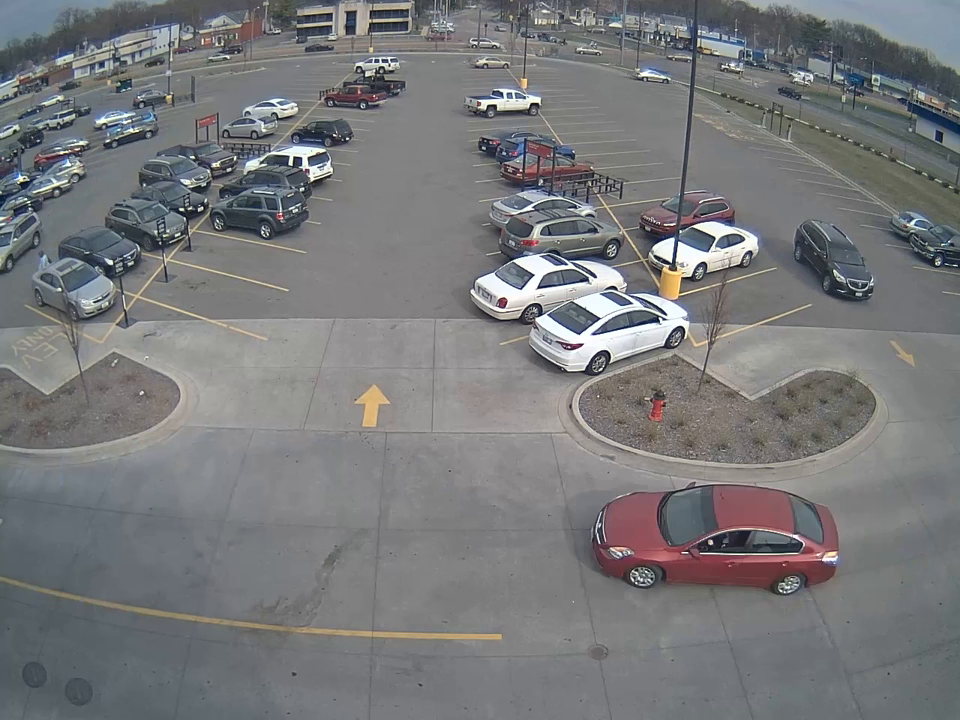
#> input picture frame 25 of parking 2.mp4, 960 x 720 px
$ python capTest.py
#> lines starting #> are read from the running program, lines starting #| are printed output that depends on the picture; after the words box and inside, x2 and y2 are one past the last pixel; in counts of white or black regions, pixels touching at a corner belong together
import cv2
import numpy as np

cap = cv2.VideoCapture('parking 2.mp4')
#first webcam= 0, video files specified
fgbg = cv2.createBackgroundSubtractorMOG2()

while(True):
       ret, frame = cap.read()
#> frame is the input picture: shape (720, 960, 3); mean B, G, R 122.3, 120.7, 119.9
       fgmask = fgbg.apply(frame)
#> fgmask: shape (720, 960); every value is 127

       grey = cv2.cvtColor(frame, cv2.COLOR_BGR2GRAY)
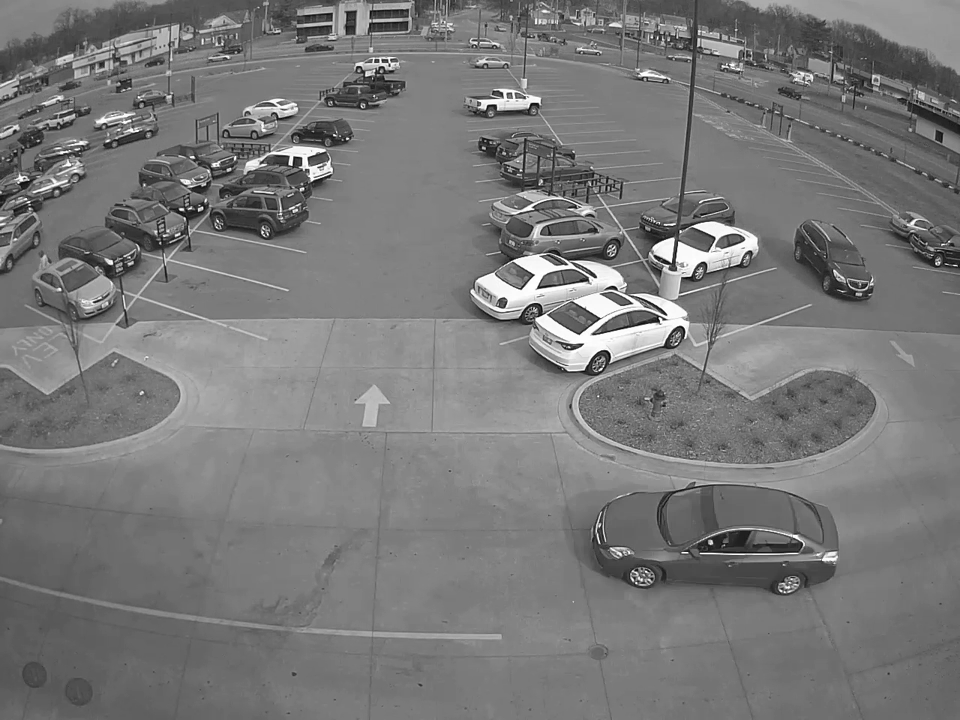
#> grey: shape (720, 960); min 2, max 255, mean 120.6
       font = cv2.FONT_HERSHEY_PLAIN
       cv2.putText(frame, 'Aztec Parking Guidance System', (400, 700), font, 2, (255, 255, 255), 2, cv2.LINE_AA)
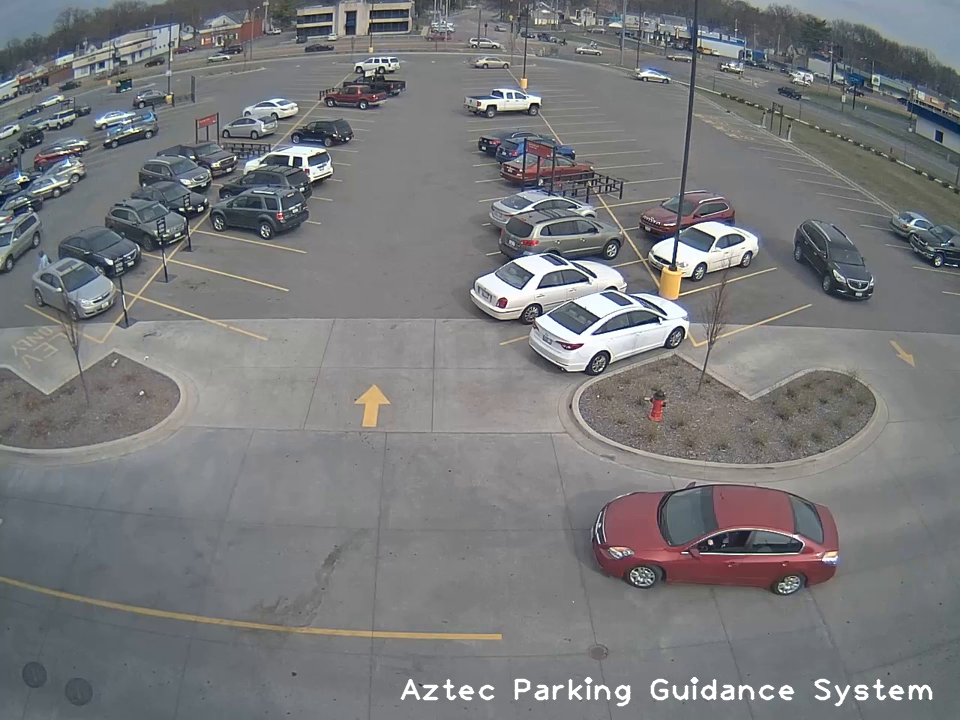
#> frame: shape (720, 960, 3); 0.74% of pixels changed, all inside (x1, y1, x2, y2) = (400, 677, 933, 707)

       cv2.imshow('nameFrame',fgmask)
    #  cv2.imshow('grey', grey)

       if cv2.waitKey(35) & 0xFF == ord('q'):
#> (key q is pressed here)
           break
cap.release()
cv2.destroyAllWindows

$ run again, starting later in the video
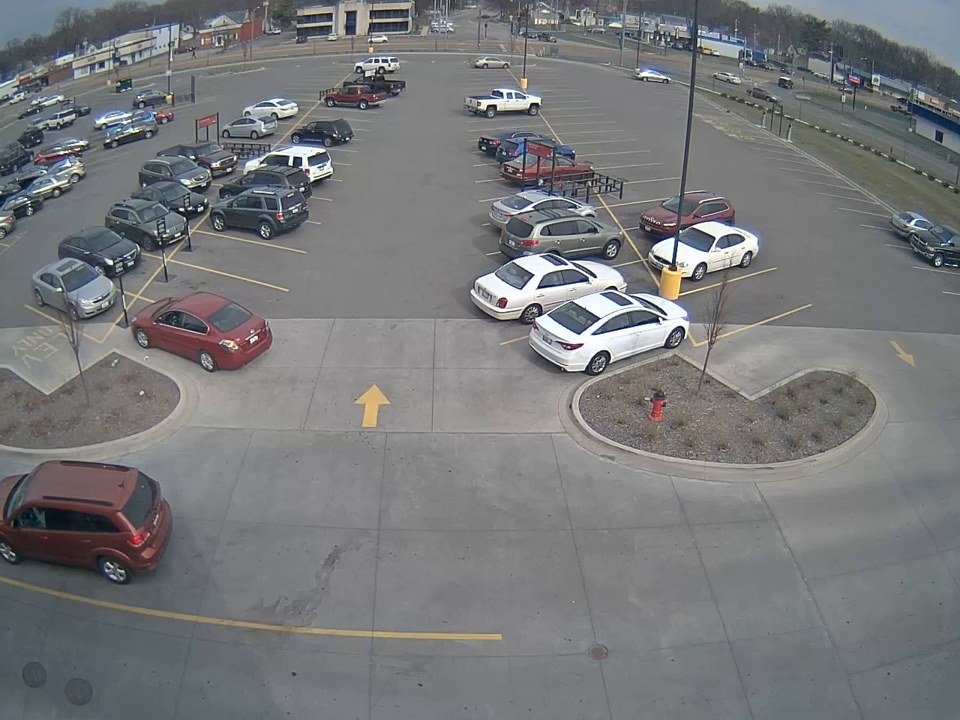
#> input picture frame 115 of parking 2.mp4, 960 x 720 px
#> frame is the input picture: shape (720, 960, 3); mean B, G, R 121.8, 120.2, 119
#> fgmask: shape (720, 960); every value is 127
#> `grey = cv2.cvtColor(frame, cv2.COLOR_BGR2GRAY)`:
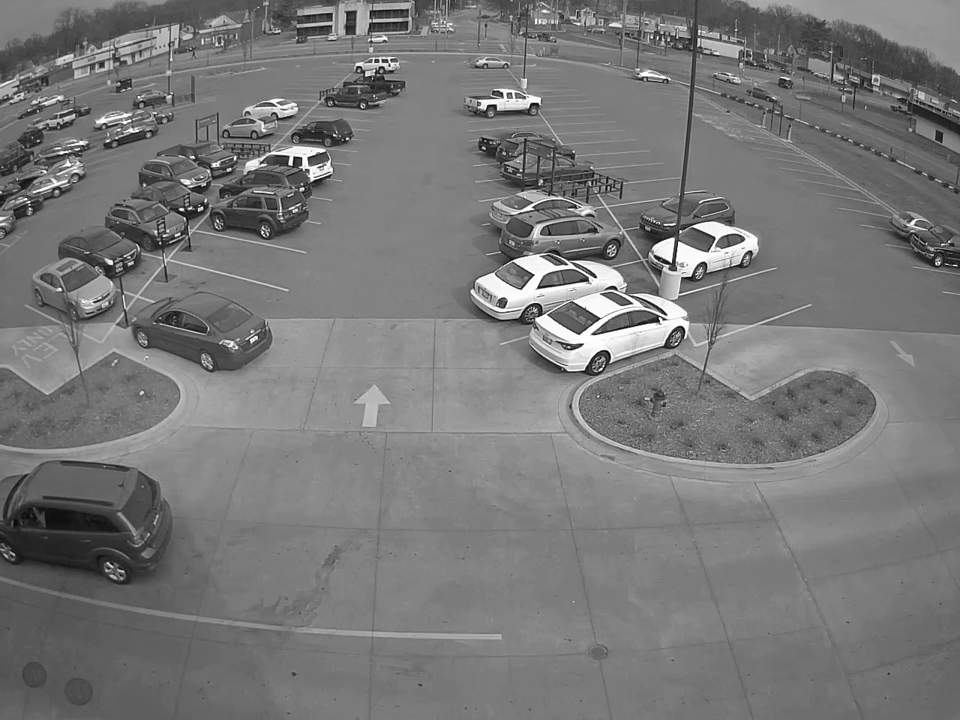
#> grey: shape (720, 960); min 1, max 255, mean 120
#> `cv2.putText(frame, 'Aztec Parking Guidance System', (400, 700), font, ..`:
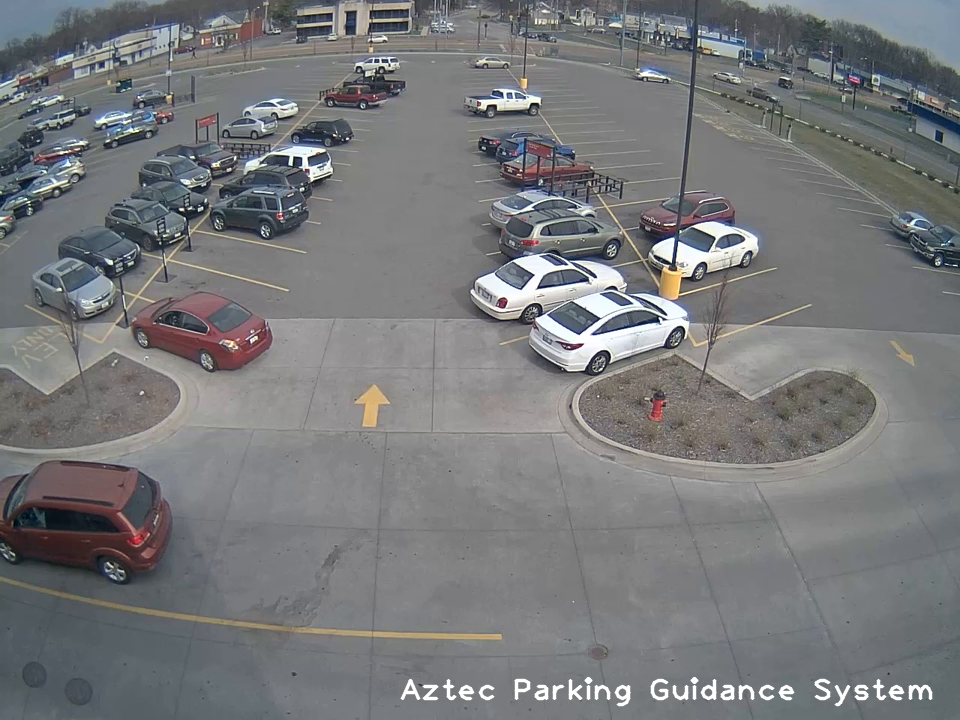
#> frame: shape (720, 960, 3); 0.74% of pixels changed, all inside (x1, y1, x2, y2) = (400, 677, 933, 707)

$ run again, starting later in the video
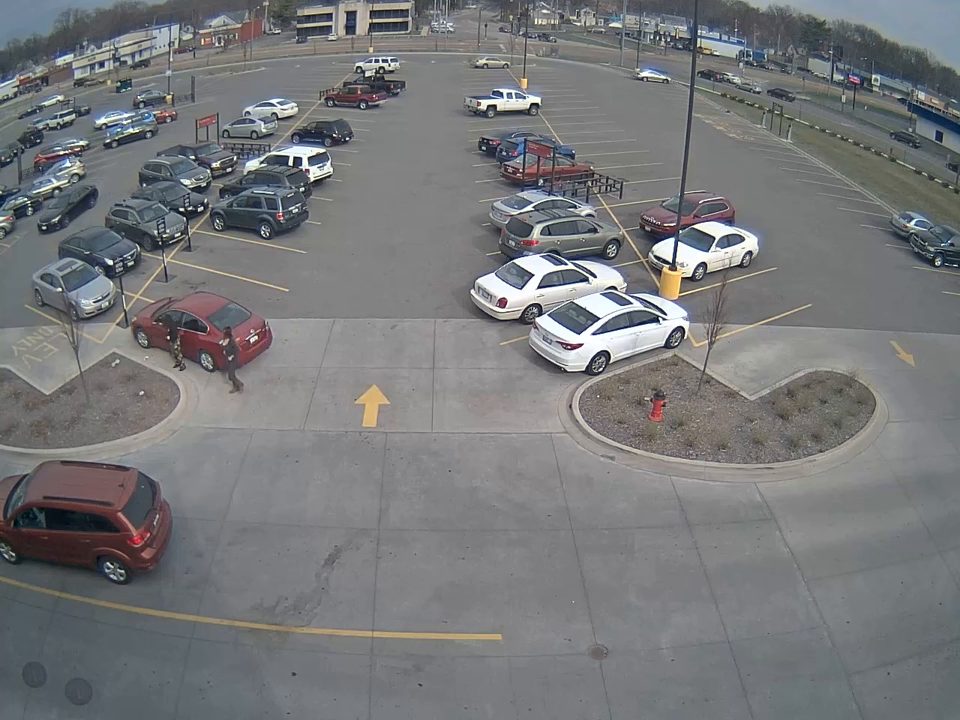
#> input picture frame 204 of parking 2.mp4, 960 x 720 px
#> frame is the input picture: shape (720, 960, 3); mean B, G, R 121.6, 120, 118.9
#> fgmask: shape (720, 960); every value is 127
#> `grey = cv2.cvtColor(frame, cv2.COLOR_BGR2GRAY)`:
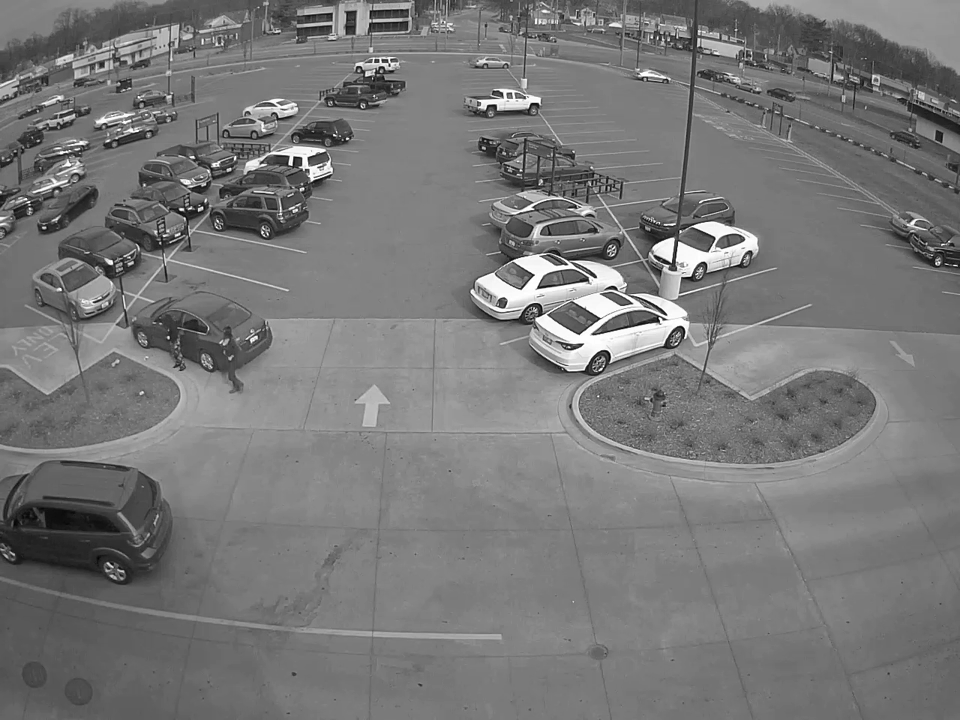
#> grey: shape (720, 960); min 2, max 255, mean 119.8
#> `cv2.putText(frame, 'Aztec Parking Guidance System', (400, 700), font, ..`:
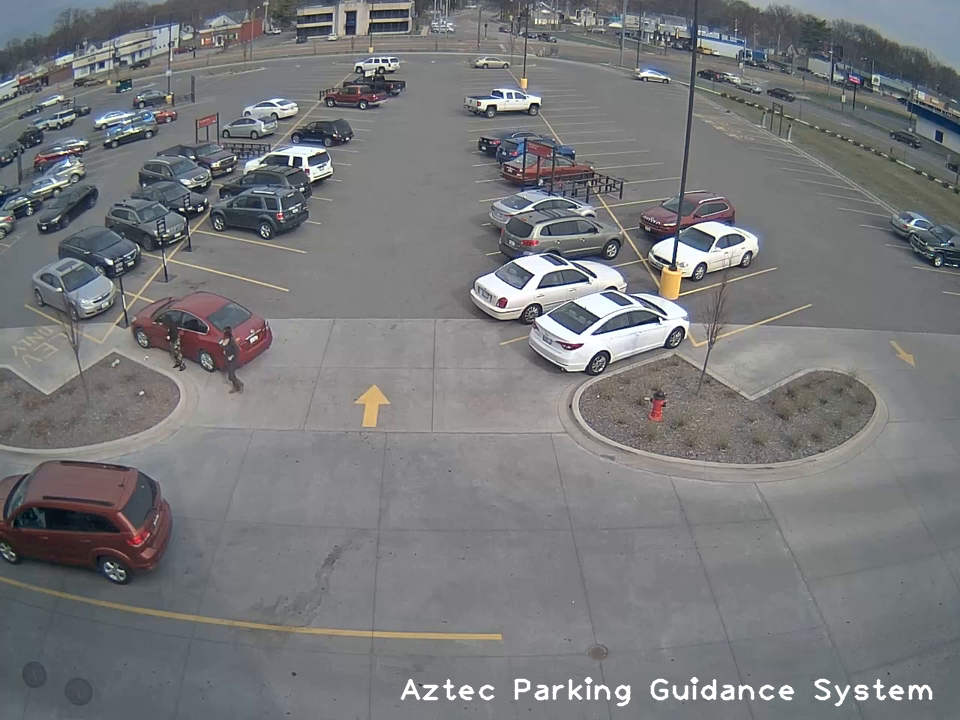
#> frame: shape (720, 960, 3); 0.74% of pixels changed, all inside (x1, y1, x2, y2) = (400, 677, 933, 707)
